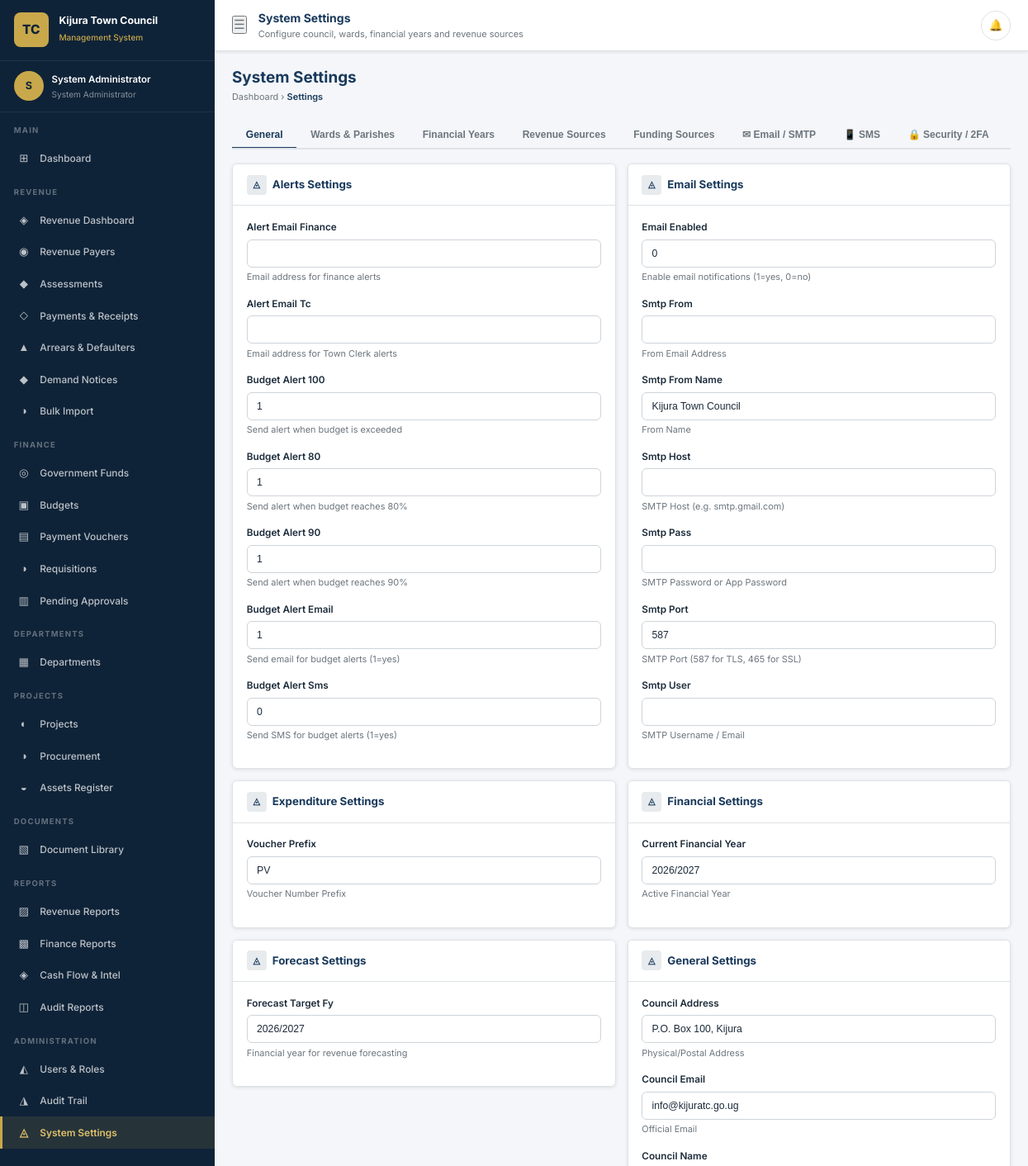
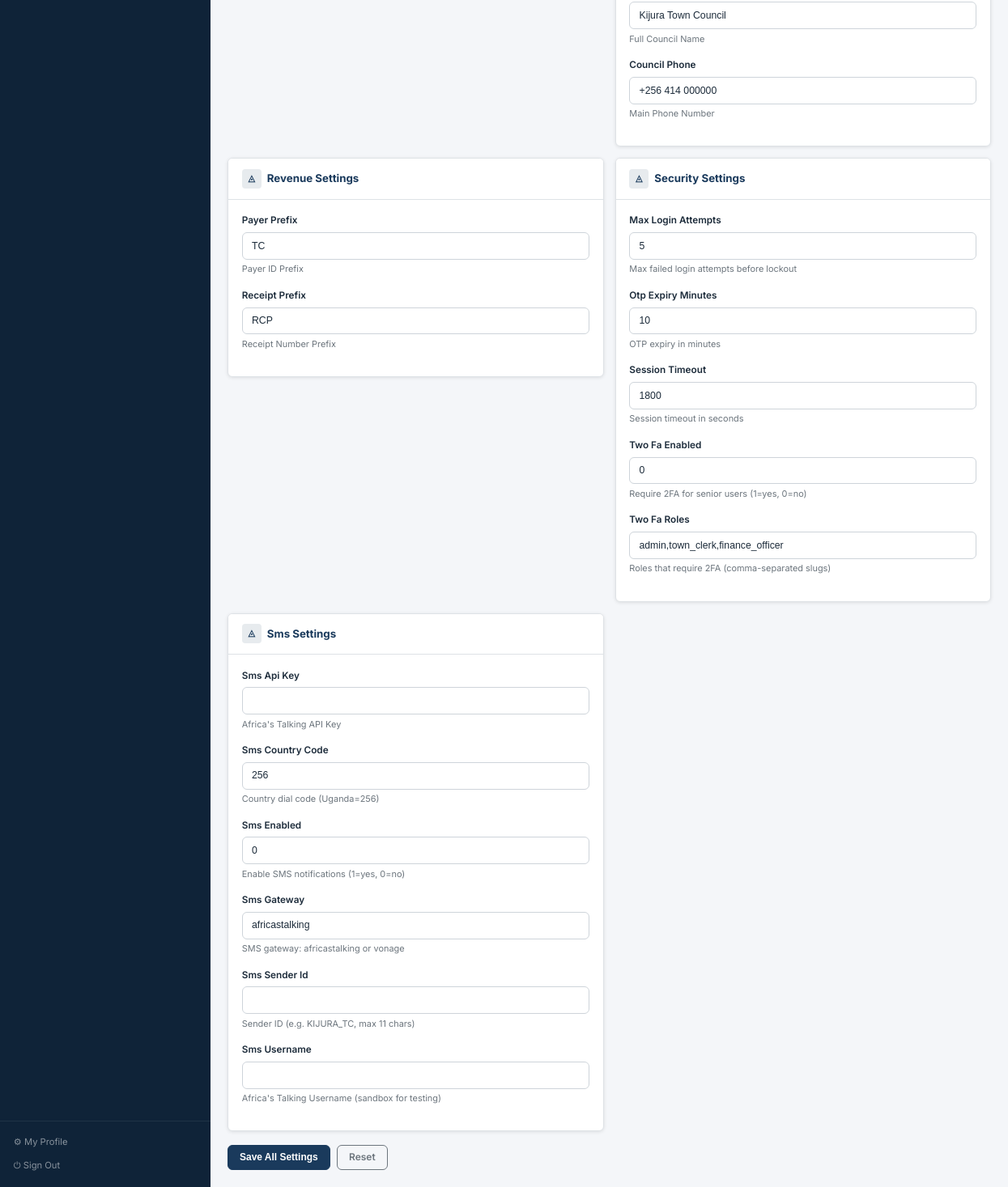
The page /modules/admin/settings.php (signed in) on the database its author committed (2 pictures, top to bottom).
### tables this page shows
CREATE TABLE IF NOT EXISTS users (
    id INT AUTO_INCREMENT PRIMARY KEY,
    employee_id VARCHAR(50) UNIQUE,
    username VARCHAR(100) NOT NULL UNIQUE,
    email VARCHAR(200) NOT NULL UNIQUE,
    password_hash VARCHAR(255) NOT NULL,
    full_name VARCHAR(200) NOT NULL,
    phone VARCHAR(20),
    role_id INT NOT NULL,
    department_id INT,
    designation VARCHAR(150),
    is_active TINYINT(1) DEFAULT 1,
    must_change_password TINYINT(1) DEFAULT 0,
    last_login TIMESTAMP NULL,
    login_attempts INT DEFAULT 0,
    locked_until TIMESTAMP NULL,
    two_fa_enabled TINYINT(1) DEFAULT 0,
    two_fa_secret VARCHAR(100),
    profile_photo VARCHAR(255),
    created_by INT,
    created_at TIMESTAMP DEFAULT CURRENT_TIMESTAMP,
    updated_at TIMESTAMP DEFAULT CURRENT_TIMESTAMP ON UPDATE CURRENT_TIMESTAMP,
    FOREIGN KEY (role_id) REFERENCES roles(id),
    FOREIGN KEY (department_id) REFERENCES departments(id)
);

CREATE TABLE IF NOT EXISTS roles (
    id INT AUTO_INCREMENT PRIMARY KEY,
    name VARCHAR(100) NOT NULL UNIQUE,
    slug VARCHAR(100) NOT NULL UNIQUE,
    description TEXT,
    created_at TIMESTAMP DEFAULT CURRENT_TIMESTAMP
);

CREATE TABLE IF NOT EXISTS system_settings (
    id INT AUTO_INCREMENT PRIMARY KEY,
    setting_key VARCHAR(100) NOT NULL UNIQUE,
    setting_value TEXT,
    setting_group VARCHAR(100),
    description TEXT,
    updated_by INT,
    updated_at TIMESTAMP DEFAULT CURRENT_TIMESTAMP ON UPDATE CURRENT_TIMESTAMP
);

### includes/functions.php (called while the page is built, shortened)
<?php
function getCurrentUser(): ?array {
    static $user = null;
    if ($user !== null) return $user;
    $db = getDB();
    $stmt = $db->prepare("SELECT u.*, r.slug AS role_slug, r.name AS role_name, d.name AS dept_name
                          FROM users u
                          JOIN roles r ON u.role_id = r.id
                          LEFT JOIN departments d ON u.department_id = d.id
                          WHERE u.id = ? AND u.is_active = 1");
    $stmt->execute([$_SESSION['user_id']]);
    $user = $stmt->fetch();
    return $user ?: null;
}
function getSystemSetting(string $key): ?string {
    static $settings = null;
    if ($settings === null) {
        try {
            $db = getDB();
            $rows = $db->query("SELECT setting_key, setting_value FROM system_settings")->fetchAll();
            $settings = array_column($rows, 'setting_value', 'setting_key');
        } catch (Exception $e) {
            return null;
        }
    }
    return $settings[$key] ?? null;
}

### modules/admin/settings.php (the view, shortened to what this page needs)
<?php
require_once __DIR__ . '/../../includes/layout.php';
$user = getCurrentUser();
$db   = getDB();
$allSettings = $db->query("SELECT * FROM system_settings ORDER BY setting_group, setting_key")->fetchAll();
$grouped     = [];
foreach ($allSettings as $s) $grouped[$s['setting_group']][] = $s;
$activeTab = $_GET['tab'] ?? 'general';
renderHead('System Settings');
echo '<body><div class="app-wrapper">';
renderSidebar($user);
echo '<div class="main-content">';
renderTopbar('System Settings','Configure council, wards, financial years and revenue sources');
renderPageStart('System Settings','', [
    ['url'=>APP_URL.'/dashboard.php','label'=>'Dashboard'],
    ['url'=>'#','label'=>'Settings']
]);
renderPageActions('');
?>
<div class="tab-group" style="margin-bottom:1.2rem;">
  <div class="tab-nav">
    <button class="tab-link <?= $activeTab==='general'?'active':'' ?>"   data-tab="generalTab">General</button>
    <button class="tab-link <?= $activeTab==='wards'?'active':'' ?>"     data-tab="wardsTab">Wards & Parishes</button>
    <button class="tab-link <?= $activeTab==='fy'?'active':'' ?>"        data-tab="fyTab">Financial Years</button>
    <button class="tab-link <?= $activeTab==='revsrc'?'active':'' ?>"    data-tab="revsrcTab">Revenue Sources</button>
    <button class="tab-link <?= $activeTab==='fundsrc'?'active':'' ?>"   data-tab="fundsrcTab">Funding Sources</button>
    <button class="tab-link <?= $activeTab==='email'?'active':'' ?>"     data-tab="emailTab">✉ Email / SMTP</button>
    <button class="tab-link <?= $activeTab==='sms'?'active':'' ?>"       data-tab="smsTab">📱 SMS</button>
    <button class="tab-link <?= $activeTab==='security'?'active':'' ?>"  data-tab="securityTab">🔒 Security / 2FA</button>
  </div>
</div>
<div id="generalTab" class="tab-panel <?= $activeTab==='general'?'active':'' ?>">
  <form method="POST">
    <div class="grid-2" style="align-items:start;">
      <?php foreach ($grouped as $group => $settings): ?>
      <div class="card">
        <div class="card-header">
          <h5><span class="ch-icon">◬</span> <?= ucwords(str_replace('_',' ',$group)) ?> Settings</h5>
        </div>
        <div class="card-body">
          <?php foreach ($settings as $s):
            $isSecret = str_contains($s['setting_key'],'password') || str_contains($s['setting_key'],'secret');
          ?>
          <div class="form-group">
            <label class="form-label"><?= htmlspecialchars(ucwords(str_replace('_',' ',$s['setting_key']))) ?></label>
            <input type="<?= $isSecret?'password':'text' ?>"
                   name="settings[<?= htmlspecialchars($s['setting_key']) ?>]"
                   class="form-control"
                   value="<?= $isSecret ? '' : htmlspecialchars($s['setting_value']??'') ?>"
                   placeholder="<?= $isSecret ? '(leave blank to keep current)' : '' ?>">
            <?php if ($s['description']): ?>
              <div class="form-text"><?= htmlspecialchars($s['description']) ?></div>
            <?php endif; ?>
          </div>
          <?php endforeach; ?>
        </div>
      </div>
      <?php endforeach; ?>
    </div>
    <div style="margin-top:1.2rem; display:flex; gap:.6rem;">
      <button type="submit" class="btn btn-primary">Save All Settings</button>
      <a href="settings.php" class="btn btn-outline-secondary">Reset</a>
    </div>
  </form>
</div>
<?php renderPageEnd(); echo '</div></div>'; ?>
<?php renderFooter(); ?>

### includes/layout.php (shortened to what this page needs)
<?php
require_once __DIR__ . '/../includes/functions.php';
$__user = getCurrentUser();
function getSidebarNav(array $user): array {
    $role = $user['role_slug'];
    $nav  = [];
    $nav[] = ['section' => 'Main'];
    $nav[] = ['label' => 'Dashboard', 'href' => 'dashboard.php', 'icon' => '⊞', 'module' => 'dashboard'];
    if (in_array($role, ['admin','town_clerk','finance_officer','revenue_officer','auditor','management'])) {
        $nav[] = ['section' => 'Revenue'];
        $nav[] = ['label' => 'Revenue Dashboard',   'href' => 'modules/revenue/dashboard.php',    'icon' => '◈', 'module' => 'revenue'];
        $nav[] = ['label' => 'Revenue Payers',       'href' => 'modules/revenue/payers.php',       'icon' => '◉', 'module' => 'payers'];
        $nav[] = ['label' => 'Assessments',          'href' => 'modules/revenue/assessments.php',  'icon' => '◆', 'module' => 'assessments'];
        $nav[] = ['label' => 'Payments & Receipts',  'href' => 'modules/revenue/payments.php',     'icon' => '◇', 'module' => 'payments'];
        $nav[] = ['label' => 'Arrears & Defaulters', 'href' => 'modules/revenue/arrears.php',      'icon' => '▲', 'module' => 'arrears'];
        $nav[] = ['label' => 'Demand Notices',       'href' => 'modules/revenue/demand_notice.php', 'icon' => '◆', 'module' => 'demand_notice'];
        $nav[] = ['label' => 'Bulk Import',           'href' => 'modules/revenue/bulk_import.php',   'icon' => '◑', 'module' => 'bulk_import'];
    }
    if (in_array($role, ['admin','town_clerk','finance_officer','auditor','management'])) {
        $nav[] = ['section' => 'Finance'];
        $nav[] = ['label' => 'Government Funds',  'href' => 'modules/funding/index.php',         'icon' => '◎', 'module' => 'funding'];
        $nav[] = ['label' => 'Budgets',           'href' => 'modules/budget/index.php',          'icon' => '▣', 'module' => 'budget'];
    }
    if (in_array($role, ['admin','town_clerk','finance_officer','hod','auditor'])) {
        $nav[] = ['label' => 'Payment Vouchers',  'href' => 'modules/expenditure/vouchers.php',  'icon' => '▤', 'module' => 'vouchers'];
        $nav[] = ['label' => 'Requisitions',       'href' => 'modules/expenditure/requisitions.php','icon' => '◑', 'module' => 'requisitions'];
        $nav[] = ['label' => 'Pending Approvals', 'href' => 'modules/expenditure/approvals.php', 'icon' => '▥', 'module' => 'approvals'];
    }
    if (in_array($role, ['admin','town_clerk','finance_officer','hod','auditor','management'])) {
        $nav[] = ['section' => 'Departments'];
        $nav[] = ['label' => 'Departments',       'href' => 'modules/departments/index.php',     'icon' => '▦', 'module' => 'departments'];
    }
    if (in_array($role, ['admin','town_clerk','finance_officer','hod','auditor','management'])) {
        $nav[] = ['section' => 'Projects'];
        $nav[] = ['label' => 'Projects',          'href' => 'modules/projects/index.php',        'icon' => '◐', 'module' => 'projects'];
        $nav[] = ['label' => 'Procurement',       'href' => 'modules/procurement/index.php',     'icon' => '◑', 'module' => 'procurement'];
        $nav[] = ['label' => 'Assets Register',   'href' => 'modules/assets_mgmt/index.php',     'icon' => '◒', 'module' => 'assets'];
    }
    $nav[] = ['section' => 'Documents'];
    $nav[] = ['label' => 'Document Library',  'href' => 'modules/documents/index.php',       'icon' => '▧', 'module' => 'documents'];
    $nav[] = ['section' => 'Reports'];
    $nav[] = ['label' => 'Revenue Reports',    'href' => 'modules/reports/revenue.php',   'icon' => '▨', 'module' => 'reports'];
    $nav[] = ['label' => 'Finance Reports',    'href' => 'modules/reports/finance.php',   'icon' => '▩', 'module' => 'reports'];
    $nav[] = ['label' => 'Cash Flow & Intel',  'href' => 'modules/reports/cashflow.php',  'icon' => '◈', 'module' => 'cashflow'];
    if (in_array($role, ['admin','town_clerk','auditor'])) {
        $nav[] = ['label' => 'Audit Reports',  'href' => 'modules/reports/audit.php',     'icon' => '◫', 'module' => 'reports'];
    }
    if (in_array($role, ['admin','town_clerk'])) {
        $nav[] = ['section' => 'Administration'];
        $nav[] = ['label' => 'Users & Roles',     'href' => 'modules/admin/users.php',          'icon' => '◭', 'module' => 'users'];
        $nav[] = ['label' => 'Audit Trail',       'href' => 'modules/audit/index.php',           'icon' => '◮', 'module' => 'audit'];
        $nav[] = ['label' => 'System Settings',   'href' => 'modules/admin/settings.php',        'icon' => '◬', 'module' => 'settings'];
    }
    return $nav;
}
function renderHead(string $title, array $extraCss = []): void {
    $appName = defined('APP_NAME') ? APP_NAME : 'TCMS';
    $base    = defined('APP_URL')  ? APP_URL  : '';
    echo <<<HTML
<!DOCTYPE html>
<html lang="en">
<head>
  <meta charset="UTF-8">
  <meta name="viewport" content="width=device-width, initial-scale=1.0">
  <meta name="robots" content="noindex,nofollow">
  <title>{$title} — {$appName}</title>
  <link rel="preconnect" href="https://fonts.googleapis.com">
  <link href="https://fonts.googleapis.com/css2?family=Inter:wght@400;500;600;700;800&display=swap" rel="stylesheet">
  <link rel="stylesheet" href="{$base}/assets/css/tcms.css">
HTML;
    echo "</head>\n";
}
function renderSidebar(array $user): void {
    $base    = defined('APP_URL') ? APP_URL : '';
    $nav     = getSidebarNav($user);
    $initial = strtoupper(substr($user['full_name'], 0, 1));
    $councilName = getSystemSetting('council_name') ?? 'Town Council';
    echo <<<HTML
<aside class="sidebar" id="sidebar">
  <div class="sidebar-brand">
    <div class="brand-emblem">TC</div>
    <div class="brand-text">
      <h2>{$councilName}</h2>
      <span>Management System</span>
    </div>
  </div>
  <div class="sidebar-user">
    <div class="user-avatar">{$initial}</div>
    <div class="user-info">
      <div class="name">{$user['full_name']}</div>
      <div class="role">{$user['role_name']}</div>
    </div>
  </div>
  <nav>
HTML;
    foreach ($nav as $item) {
        if (isset($item['section'])) {
            echo "    <div class=\"nav-section\"><div class=\"nav-section-label\">{$item['section']}</div>\n";
            echo "    </div>\n";
            echo "    <div>\n";
            continue;
        }
        $href    = $base . '/' . $item['href'];
        $active  = (str_contains($_SERVER['PHP_SELF'], $item['module'])) ? 'active' : '';
        $icon    = $item['icon'];
        $label   = $item['label'];
        echo "      <a href=\"{$href}\" class=\"nav-item-link {$active}\"><span class=\"nav-icon\">{$icon}</span>{$label}</a>\n";
    }
    echo <<<HTML
    </div>
  </nav>
  <div class="sidebar-footer">
    <a href="{$base}/modules/auth/profile.php">⚙ My Profile</a>
    <a href="{$base}/modules/auth/logout.php">⏻ Sign Out</a>
  </div>
</aside>
<div id="sidebarOverlay" style="display:none;position:fixed;inset:0;background:rgba(0,0,0,.4);z-index:999;" onclick="document.getElementById('sidebar').classList.remove('open');this.style.display='none';"></div>
HTML;
}
function renderTopbar(string $title, string $subtitle = ''): void {
    $base          = defined('APP_URL') ? APP_URL : '';
    $unread        = getUnreadNotificationCount();
    $dotHtml       = $unread > 0 ? '<span class="notif-dot"></span>' : '';
    $notifHtml     = '';
    if (!$notifHtml) $notifHtml = '<div style="padding:1.2rem;text-align:center;color:#aaa;font-size:.84rem;">No notifications</div>';
    echo <<<HTML
<header class="topbar">
  <div class="topbar-left">
    <button class="menu-toggle" id="menuToggle" aria-label="Toggle menu">☰</button>
    <div>
      <div class="topbar-title">{$title}</div>
      <div class="topbar-subtitle">{$subtitle}</div>
    </div>
  </div>
  <div class="topbar-right">
    <div style="position:relative;">
      <button class="topbar-btn" id="notifBtn" aria-label="Notifications" onclick="document.getElementById('notifDrop').classList.toggle('show')">
        🔔{$dotHtml}
      </button>
      <div id="notifDrop" style="display:none;position:absolute;right:0;top:44px;width:320px;background:#fff;border:1px solid #dee2e6;border-radius:8px;box-shadow:0 4px 20px rgba(0,0,0,.15);z-index:2000;" class="">
        <div style="padding:.7rem .9rem;border-bottom:1px solid #dee2e6;font-weight:700;font-size:.84rem;display:flex;justify-content:space-between;">
          Notifications <a href="{$base}/api/notifications.php?action=mark_read" style="font-size:.75rem;font-weight:400;">Mark all read</a>
        </div>
        {$notifHtml}
        <div style="padding:.5rem .9rem;text-align:center;"><a href="{$base}/modules/notifications/index.php" style="font-size:.8rem;">View all</a></div>
      </div>
    </div>
  </div>
</header>
<script>document.addEventListener('click',function(e){var d=document.getElementById('notifDrop');if(d&&!e.target.closest('#notifBtn')&&!e.target.closest('#notifDrop'))d.style.display='none';});</script>
HTML;
}
function renderPageStart(string $title, string $subtitle = '', array $breadcrumb = []): void {
    echo '<div class="page-content">' . "\n";
    if ($title) {
        $bcHtml = '';
        if ($breadcrumb) {
            $bcHtml = '<div class="breadcrumb">';
            foreach ($breadcrumb as $i => $crumb) {
                if ($i < count($breadcrumb) - 1) {
                    $bcHtml .= "<a href=\"{$crumb['url']}\">{$crumb['label']}</a> &rsaquo; ";
                } else {
                    $bcHtml .= "<span>{$crumb['label']}</span>";
                }
            }
            $bcHtml .= '</div>';
        }
        echo <<<HTML
<div class="page-header">
  <div>
    <h1>{$title}</h1>
    {$bcHtml}
  </div>
HTML;
    }
}
function renderPageActions(string $html = ''): void {
    echo "</div>\n";
}
function renderPageEnd(): void {
    echo '</div>' . "\n";
}
function renderFooter(array $scripts = []): void {
    echo "</body>\n</html>\n";
}

### rows shown on the page
users: full_name "S", full_name "System Administrator", role.name "System Administrator"
system_settings: setting_key "Alert Email Finance", description "Email address for finance alerts"
system_settings: setting_key "Alert Email Tc", description "Email address for Town Clerk alerts"
system_settings: setting_key "Budget Alert 100", setting_value "1", description "Send alert when budget is exceeded"
system_settings: setting_key "Budget Alert 80", setting_value "1", description "Send alert when budget reaches 80%"
system_settings: setting_key "Budget Alert 90", setting_value "1", description "Send alert when budget reaches 90%"
system_settings: setting_key "Budget Alert Email", setting_value "1", description "Send email for budget alerts (1=yes)"
system_settings: setting_key "Budget Alert Sms", setting_value "0", description "Send SMS for budget alerts (1=yes)"
system_settings: setting_key "Email Enabled", setting_value "0", description "Enable email notifications (1=yes, 0=no)"
system_settings: setting_key "Smtp From", description "From Email Address"
system_settings: setting_key "Smtp From Name", setting_value "Kijura Town Council", description "From Name"
system_settings: setting_key "Smtp Host", description "SMTP Host (e.g. smtp.gmail.com)"
system_settings: setting_key "Smtp Pass", description "SMTP Password or App Password"
system_settings: setting_key "Smtp Port", setting_value "587", description "SMTP Port (587 for TLS, 465 for SSL)"
system_settings: setting_key "Smtp User", description "SMTP Username / Email"
system_settings: setting_key "Voucher Prefix", setting_value "PV", description "Voucher Number Prefix"
system_settings: setting_key "Current Financial Year", setting_value "2026/2027", description "Active Financial Year"
system_settings: setting_key "Forecast Target Fy", setting_value "2026/2027", description "Financial year for revenue forecasting"
system_settings: setting_key "Council Address", setting_value "P.O. Box 100, Kijura", description "Physical/Postal Address"
system_settings: setting_key "Council Email", setting_value "info@kijuratc.go.ug", description "Official Email"
system_settings: setting_key "Council Name", setting_value "Kijura Town Council", description "Full Council Name"
system_settings: setting_key "Council Phone", setting_value "+256 414 000000", description "Main Phone Number"
system_settings: setting_key "Payer Prefix", setting_value "TC", description "Payer ID Prefix"
system_settings: setting_key "Receipt Prefix", setting_value "RCP", description "Receipt Number Prefix"
system_settings: setting_key "Max Login Attempts", setting_value "5", description "Max failed login attempts before lockout"
system_settings: setting_key "Otp Expiry Minutes", setting_value "10", description "OTP expiry in minutes"
system_settings: setting_key "Session Timeout", setting_value "1800", description "Session timeout in seconds"
system_settings: setting_key "Two Fa Enabled", setting_value "0", description "Require 2FA for senior users (1=yes, 0=no)"
system_settings: setting_key "Two Fa Roles", setting_value "admin,town_clerk,finance_officer", description "Roles that require 2FA (comma-separated slugs)"
system_settings: setting_key "Sms Api Key", description "Africa's Talking API Key"
system_settings: setting_key "Sms Country Code", setting_value "256", description "Country dial code (Uganda=256)"
system_settings: setting_key "Sms Enabled", setting_value "0", description "Enable SMS notifications (1=yes, 0=no)"
system_settings: setting_key "Sms Gateway", setting_value "africastalking", description "SMS gateway: africastalking or vonage"
system_settings: setting_key "Sms Sender Id", description "Sender ID (e.g. KIJURA_TC, max 11 chars)"
system_settings: setting_key "Sms Username", description "Africa's Talking Username (sandbox for testing)"

### other values the page prints
$councilName "Kijura Town Council"
$item['section'] "MAIN"
$icon "⊞"
$label "Dashboard"
$item['section'] "REVENUE"
$icon "◈"
$label "Revenue Dashboard"
$icon "◉"
$label "Revenue Payers"
$icon "◆"
$label "Assessments"
$icon "◇"
$label "Payments & Receipts"
$icon "▲"
$label "Arrears & Defaulters"
